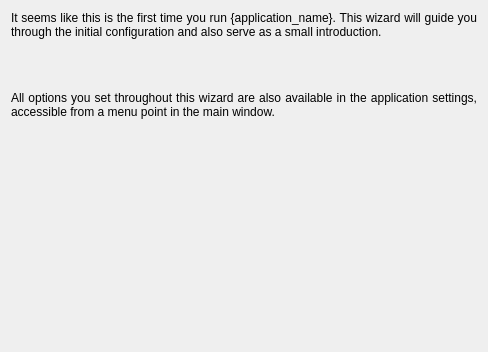
<?xml version="1.0" encoding="UTF-8"?>
<ui version="4.0">
 <class>WizardPage</class>
 <widget class="QWizardPage" name="WizardPage">
  <property name="geometry">
   <rect>
    <x>0</x>
    <y>0</y>
    <width>488</width>
    <height>352</height>
   </rect>
  </property>
  <property name="windowTitle">
   <string>WizardPage</string>
  </property>
  <layout class="QVBoxLayout" name="verticalLayout">
   <item>
    <widget class="QLabel" name="label">
     <property name="text">
      <string>&lt;html&gt;&lt;head/&gt;&lt;body&gt;&lt;p&gt;It seems like this is the first time you run {application_name}. This wizard will guide you through the initial configuration and also serve as a small introduction.&lt;/p&gt;&lt;p&gt;&lt;br/&gt;&lt;/p&gt;&lt;p&gt;All options you set throughout this wizard are also available in the application settings, accessible from a menu point in the main window.&lt;/p&gt;&lt;/body&gt;&lt;/html&gt;</string>
     </property>
     <property name="alignment">
      <set>Qt::AlignJustify|Qt::AlignVCenter</set>
     </property>
     <property name="wordWrap">
      <bool>true</bool>
     </property>
    </widget>
   </item>
   <item>
    <spacer name="verticalSpacer">
     <property name="orientation">
      <enum>Qt::Vertical</enum>
     </property>
     <property name="sizeHint" stdset="0">
      <size>
       <width>20</width>
       <height>40</height>
      </size>
     </property>
    </spacer>
   </item>
  </layout>
 </widget>
 <resources/>
 <connections/>
</ui>
